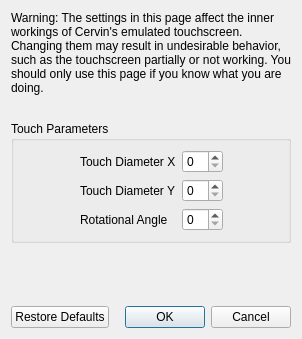
<?xml version="1.0" encoding="UTF-8"?>
<ui version="4.0">
 <class>ConfigureTouchscreenAdvanced</class>
 <widget class="QDialog" name="ConfigureTouchscreenAdvanced">
  <property name="geometry">
   <rect>
    <x>0</x>
    <y>0</y>
    <width>298</width>
    <height>339</height>
   </rect>
  </property>
  <property name="windowTitle">
   <string>Configure Touchscreen</string>
  </property>
  <layout class="QVBoxLayout" name="verticalLayout">
   <item>
    <widget class="QLabel" name="label_2">
     <property name="minimumSize">
      <size>
       <width>280</width>
       <height>0</height>
      </size>
     </property>
     <property name="text">
      <string>Warning: The settings in this page affect the inner workings of Cervin's emulated touchscreen. Changing them may result in undesirable behavior, such as the touchscreen partially or not working. You should only use this page if you know what you are doing.</string>
     </property>
     <property name="wordWrap">
      <bool>true</bool>
     </property>
    </widget>
   </item>
   <item>
    <spacer name="verticalSpacer_2">
     <property name="orientation">
      <enum>Qt::Vertical</enum>
     </property>
     <property name="sizeType">
      <enum>QSizePolicy::Fixed</enum>
     </property>
     <property name="sizeHint" stdset="0">
      <size>
       <width>20</width>
       <height>20</height>
      </size>
     </property>
    </spacer>
   </item>
   <item>
    <widget class="QGroupBox" name="gridGroupBox">
     <property name="title">
      <string>Touch Parameters</string>
     </property>
     <layout class="QGridLayout" name="gridLayout">
      <item row="0" column="0">
       <spacer name="horizontalSpacer">
        <property name="orientation">
         <enum>Qt::Horizontal</enum>
        </property>
        <property name="sizeHint" stdset="0">
         <size>
          <width>40</width>
          <height>20</height>
         </size>
        </property>
       </spacer>
      </item>
      <item row="1" column="1">
       <widget class="QLabel" name="label_4">
        <property name="text">
         <string>Touch Diameter Y</string>
        </property>
       </widget>
      </item>
      <item row="0" column="3">
       <spacer name="horizontalSpacer_2">
        <property name="orientation">
         <enum>Qt::Horizontal</enum>
        </property>
        <property name="sizeHint" stdset="0">
         <size>
          <width>40</width>
          <height>20</height>
         </size>
        </property>
       </spacer>
      </item>
      <item row="0" column="1">
       <widget class="QLabel" name="label_3">
        <property name="text">
         <string>Touch Diameter X</string>
        </property>
       </widget>
      </item>
      <item row="2" column="1">
       <widget class="QLabel" name="label_5">
        <property name="text">
         <string>Rotational Angle</string>
        </property>
       </widget>
      </item>
      <item row="0" column="2">
       <widget class="QSpinBox" name="diameter_x_box"/>
      </item>
      <item row="1" column="2">
       <widget class="QSpinBox" name="diameter_y_box"/>
      </item>
      <item row="2" column="2">
       <widget class="QSpinBox" name="angle_box"/>
      </item>
     </layout>
    </widget>
   </item>
   <item>
    <spacer name="verticalSpacer">
     <property name="orientation">
      <enum>Qt::Vertical</enum>
     </property>
     <property name="sizeHint" stdset="0">
      <size>
       <width>20</width>
       <height>40</height>
      </size>
     </property>
    </spacer>
   </item>
   <item>
    <layout class="QHBoxLayout" name="horizontalLayout">
     <item>
      <widget class="QPushButton" name="restore_defaults_button">
       <property name="text">
        <string>Restore Defaults</string>
       </property>
      </widget>
     </item>
     <item>
      <widget class="QDialogButtonBox" name="buttonBox">
       <property name="standardButtons">
        <set>QDialogButtonBox::Cancel|QDialogButtonBox::Ok</set>
       </property>
      </widget>
     </item>
    </layout>
   </item>
  </layout>
 </widget>
 <resources/>
 <connections>
  <connection>
   <sender>buttonBox</sender>
   <signal>accepted()</signal>
   <receiver>ConfigureTouchscreenAdvanced</receiver>
   <slot>accept()</slot>
  </connection>
  <connection>
   <sender>buttonBox</sender>
   <signal>rejected()</signal>
   <receiver>ConfigureTouchscreenAdvanced</receiver>
   <slot>reject()</slot>
   </connection>
 </connections>
</ui>
